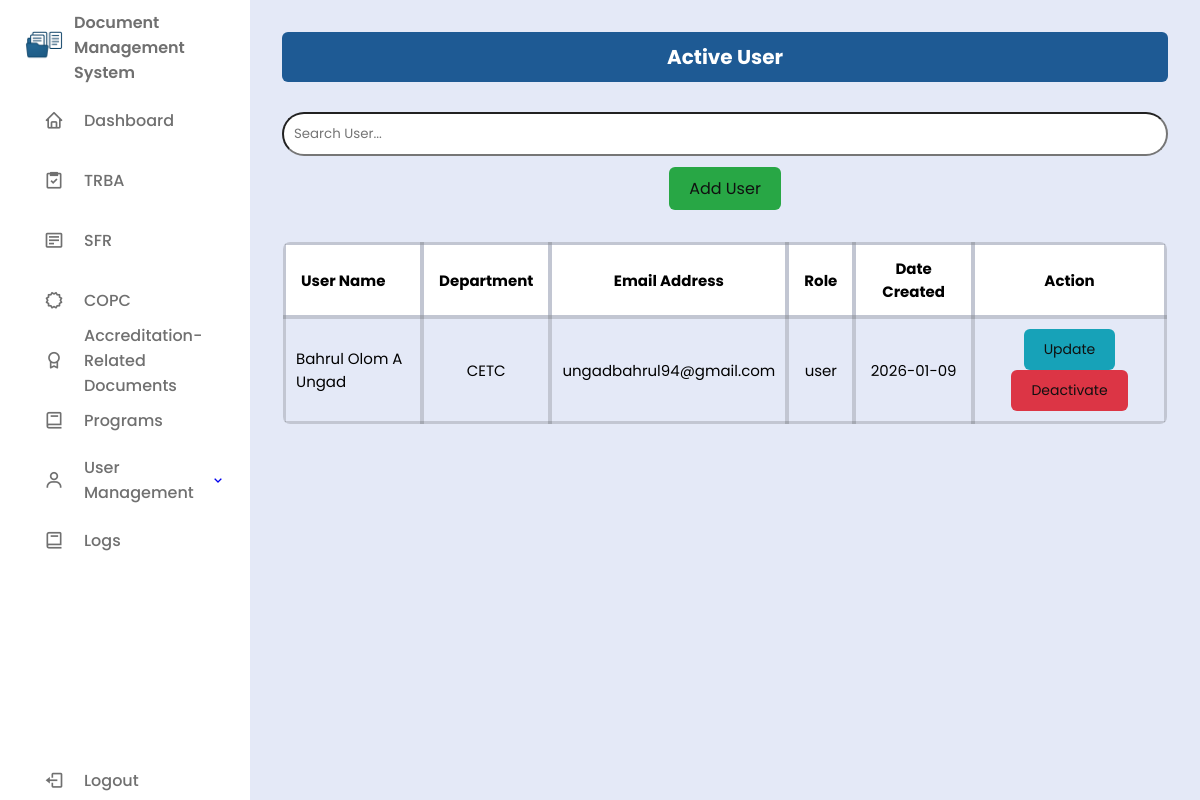
The app's page /users/user.php (signed in), older data.
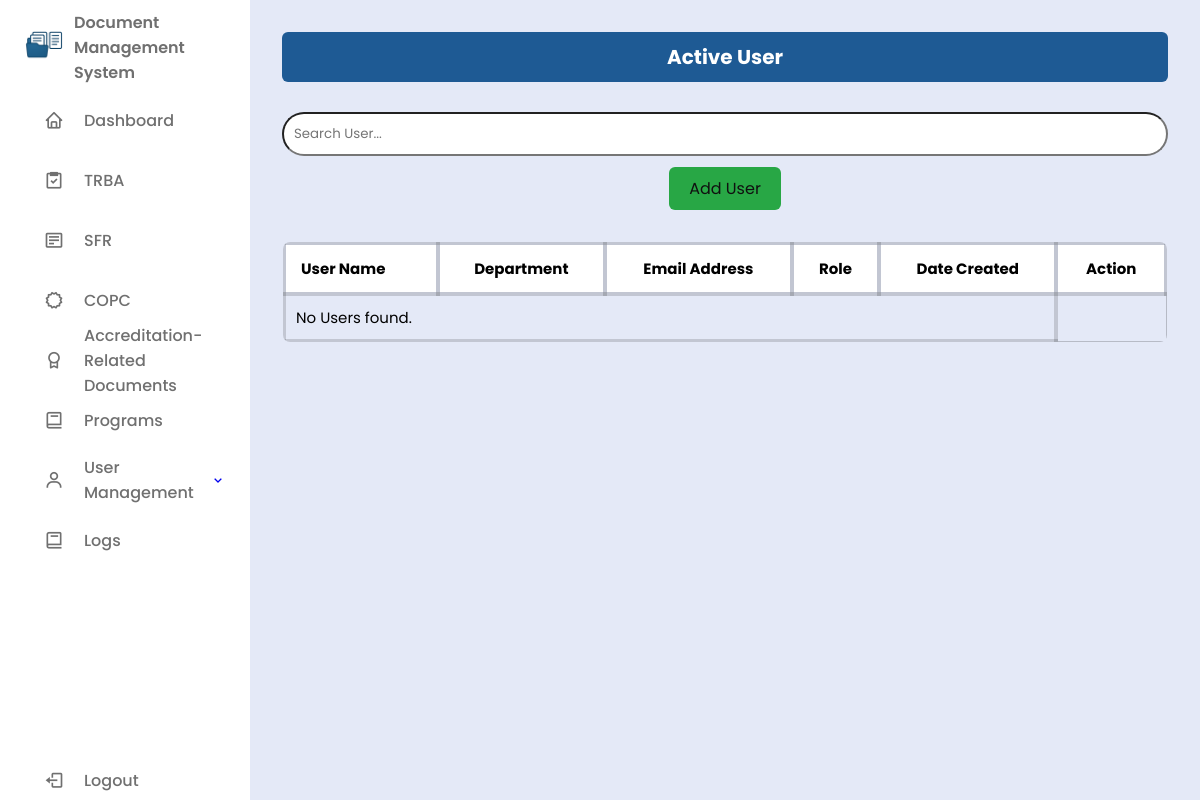
The same page, newer data.
### tables this page shows
CREATE TABLE `user` (
  `id` int(11) NOT NULL,
  `fullname` varchar(255) NOT NULL,
  `dept` varchar(255) NOT NULL,
  `email` varchar(255) NOT NULL,
  `password` varchar(255) NOT NULL,
  `role` enum('admin','user') NOT NULL DEFAULT 'user',
  `reset_token` varchar(255) DEFAULT NULL,
  `reset_expiry` datetime DEFAULT NULL,
  `date_created` date NOT NULL DEFAULT current_timestamp(),
  `status` enum('pending','approved','rejected','inactive') NOT NULL DEFAULT 'pending'
);

### users/user.php (the view, shortened to what this page needs)
<?php
require "../db/db_conn.php";
$isAdmin = isset($_SESSION['user_role']) && $_SESSION['user_role'] === 'admin';
?>
<!DOCTYPE html>
<html lang="en">
<head>
  <link href="https://unpkg.com/boxicons@2.1.4/css/boxicons.min.css" rel="stylesheet" />
  <link rel="stylesheet" href="../css/style.css" />
</head>
<body>
<?php include('../includes/sidebar.php'); ?>
<section class="dashboard-content">
<section class="table-section">
    <h2>Active User</h2>
    <div class="search-bar">
      <input type="text" id="searchInput" placeholder="Search User..." onkeyup="filterTable()" />
    </div>
    <?php if ($isAdmin): ?>
    <div class="add-button-container">
      <a href="../views/add_user_page.php" class="btn-add">Add User</a>
    </div>
    <?php endif; ?>
    <div class="table-container">
      <table>
        <thead>
          <tr>
            <th>User Name</th>
            <th>Department</th>
            <th>Email Address</th>
            <th>Role</th>
            <th>Date Created</th>
            <?php if ($isAdmin): ?><th>Action</th><?php endif; ?>
          </tr>
        </thead>
        <tbody>
        <?php
        $sql = "
            SELECT *
            FROM user
            WHERE status = 'approved'
              AND role != 'admin'
            ORDER BY date_created DESC
        ";
        $result = $conn->query($sql);
        if ($result && $result->num_rows > 0):
          while ($row = $result->fetch_assoc()):
        ?>
          <tr>
            <td><?= htmlspecialchars($row['fullname']) ?></td>
            <td><?= htmlspecialchars($row['dept']) ?> </td>
            <td><?= htmlspecialchars($row['email']) ?></td>
            <td><?= htmlspecialchars($row['role']) ?></td>
            <td><?= htmlspecialchars($row['date_created']) ?></td>
            <td>
            <?php if ($isAdmin): ?>
              <button class="btn-update" onclick="openUserUpdateModal(
                <?= $row['id'] ?>,
                '<?= htmlspecialchars($row['fullname'], ENT_QUOTES) ?>',
                '<?= htmlspecialchars($row['dept']), ENT_QUOTES ?>',
                '<?= htmlspecialchars($row['email'], ENT_QUOTES) ?>',
                '<?= htmlspecialchars($row['role'], ENT_QUOTES) ?>'
              )">Update</button>
              <button class="btn-delete" onclick="userDeleteModal(<?= $row['id'] ?>)">Deactivate</button>
            <?php endif; ?>
            </td>
          </tr>
        <?php endwhile; else: ?>
          <tr><td colspan="<?= $isAdmin ? 5 : 4 ?>">No Users found.</td></tr>
        <?php endif; ?>
        </tbody>
      </table>
    </div>
  </section>
</section>
</body>
</html>

Row changes from the older to the newer data that the page shows:
removed user: fullname "Bahrul Olom A Ungad", dept "CETC", email "ungadbahrul94@gmail.com", role "user", date_created "2026-01-09"
Text that changed along with them:
text now shown: "No Users found."
